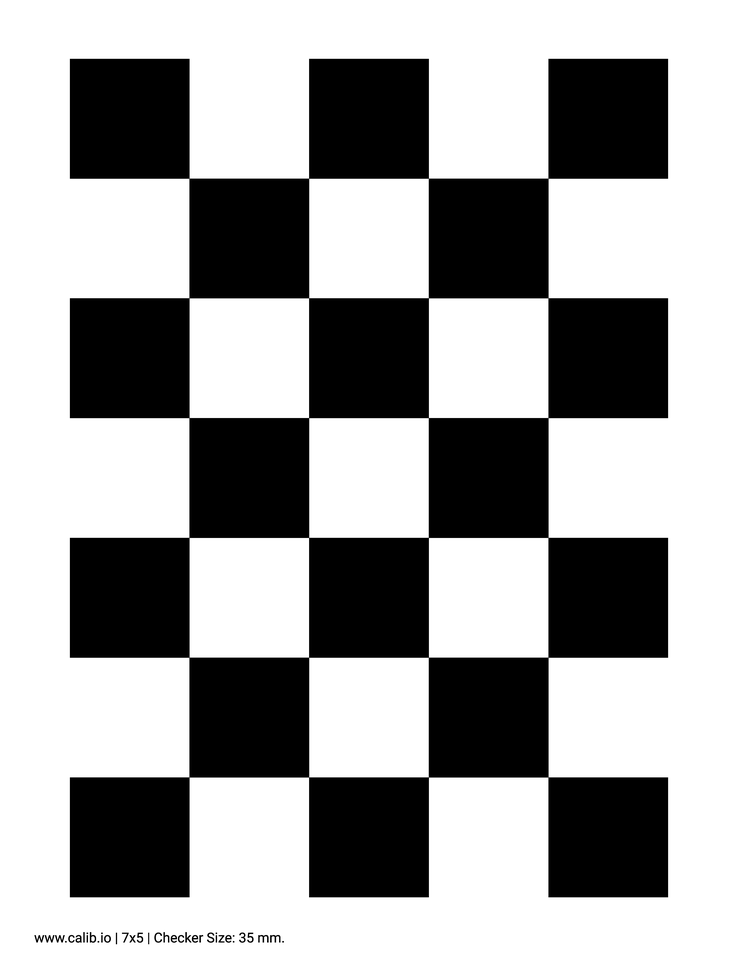
#> input picture data/checkerboard_pattern.png, 738 x 956 px, shrunk from 5100 x 6600 before the run
$ python create_grayscale_gradients.py
#> lines starting #> are read from the running program, lines starting #| are printed output that depends on the picture
import os

import cv2
import numpy as np

TEMPLATE_IMAGE = (
    os.path.dirname(os.path.abspath(__file__)) + "/data/checkerboard_pattern.png"
)

OUTPUT_DIR = os.path.dirname(os.path.abspath(__file__)) + "/output/"
STEP = 16


def main():
    img = cv2.imread(TEMPLATE_IMAGE, cv2.IMREAD_GRAYSCALE)
#> img is the input picture: shape (956, 738); min 0, max 255, mean 161.3
    os.makedirs(OUTPUT_DIR, exist_ok=True)
    for i, grayval in enumerate(np.arange(0, 255, STEP)):
        img_new = img.copy()
        img_new[img_new == 0] = grayval
        cv2.putText(
            img=img_new,
            text=f"Black squares in this image are {grayval}/255",
            org=(100, 300),
            fontFace=cv2.FONT_HERSHEY_SIMPLEX,
            fontScale=5,
            color=0,
            thickness=20,
        )
        cv2.imwrite(f"{OUTPUT_DIR}{i:02d}.png", img_new)
#> this loop made 16 passes
#> pass 1, in main, `cv2.imwrite(f"{OUTPUT_DIR}{i:02d}.png", img_new)`:
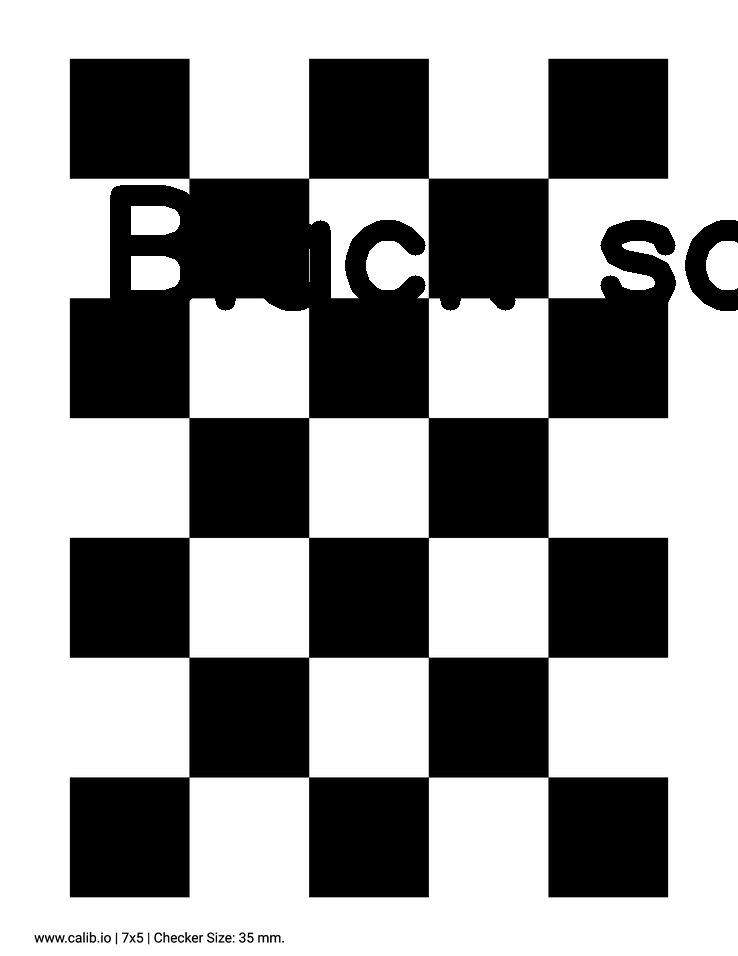
#> saved as 00.png: shape (956, 738); min 0, max 255, mean 154.5
#> after the loop:
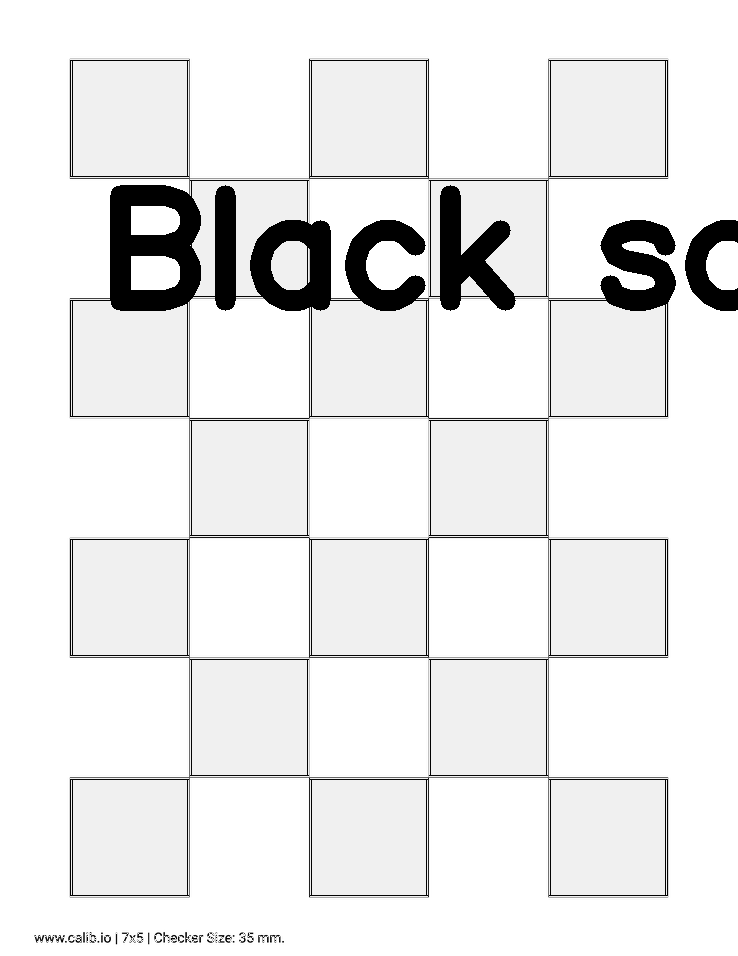
#> img_new: shape (956, 738); min 0, max 255, mean 233.9


if __name__ == "__main__":
    main()
